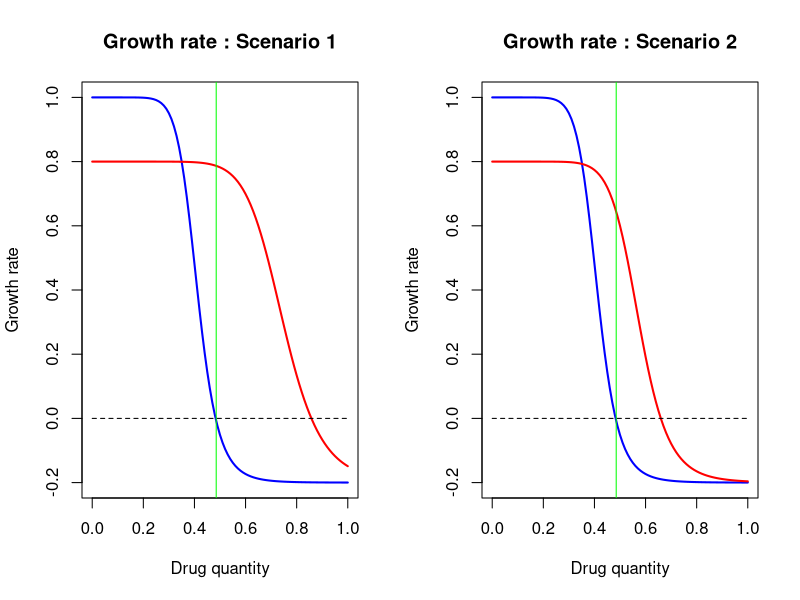
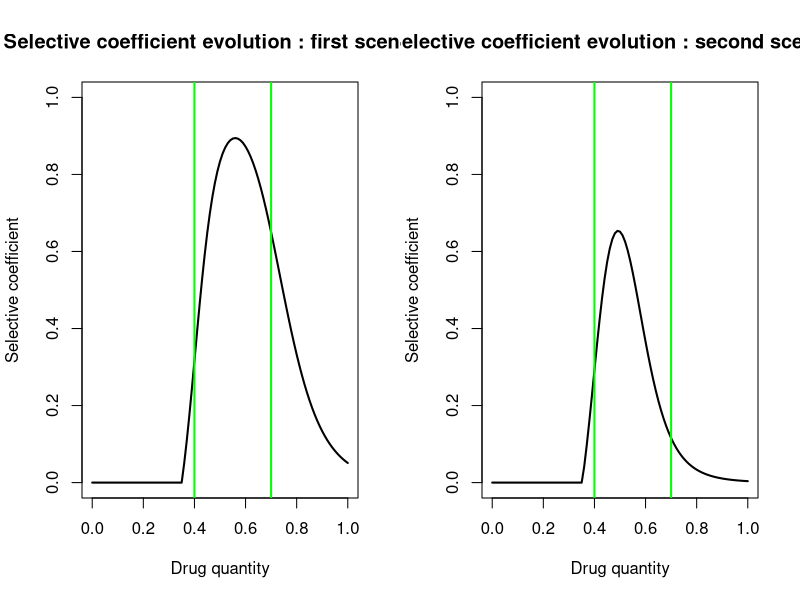
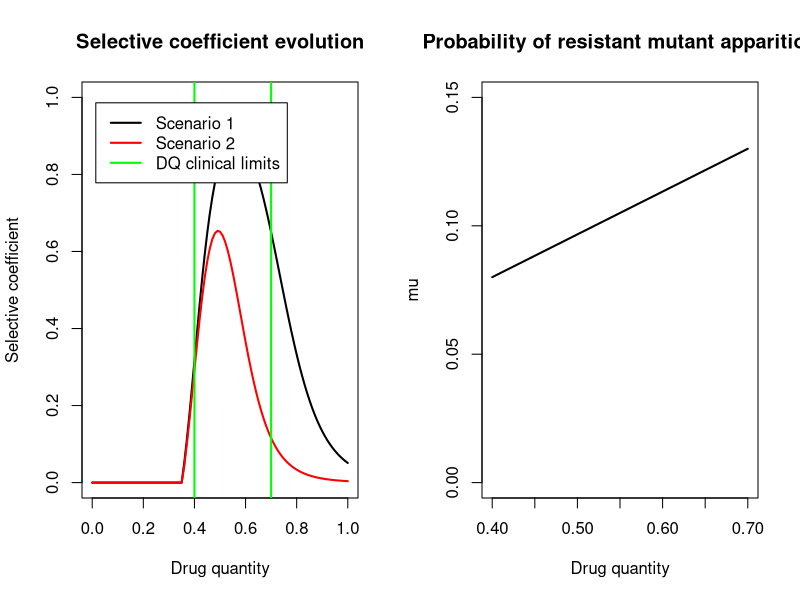
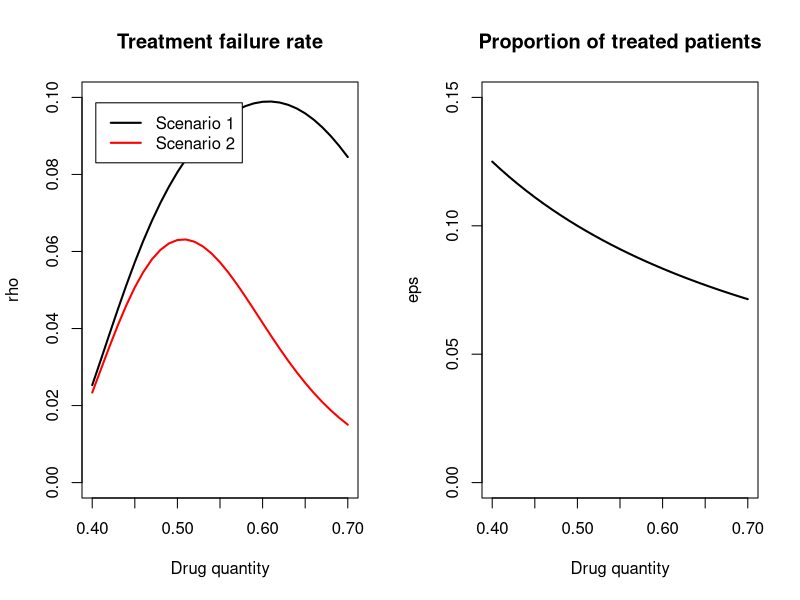
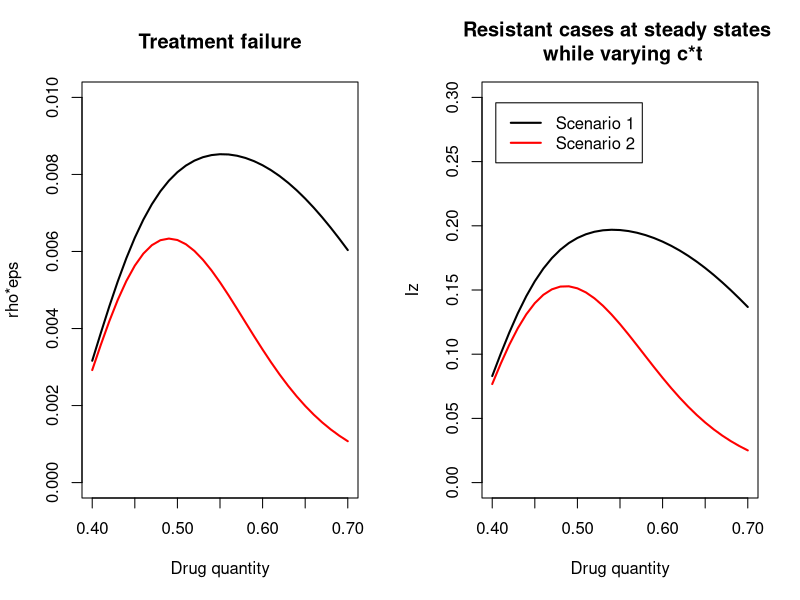
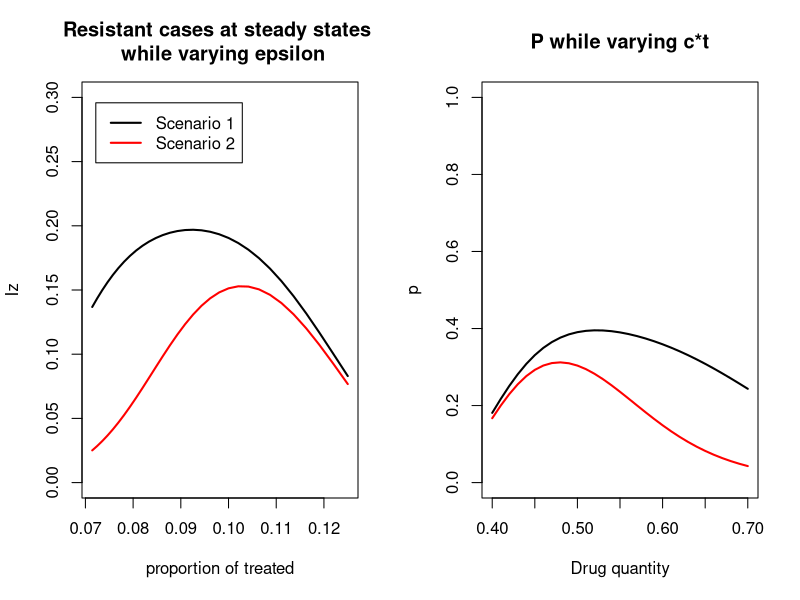
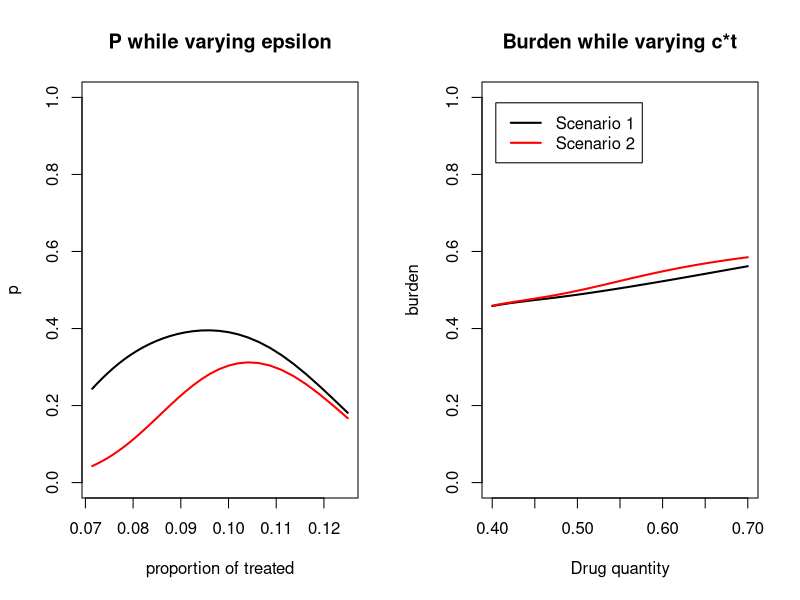
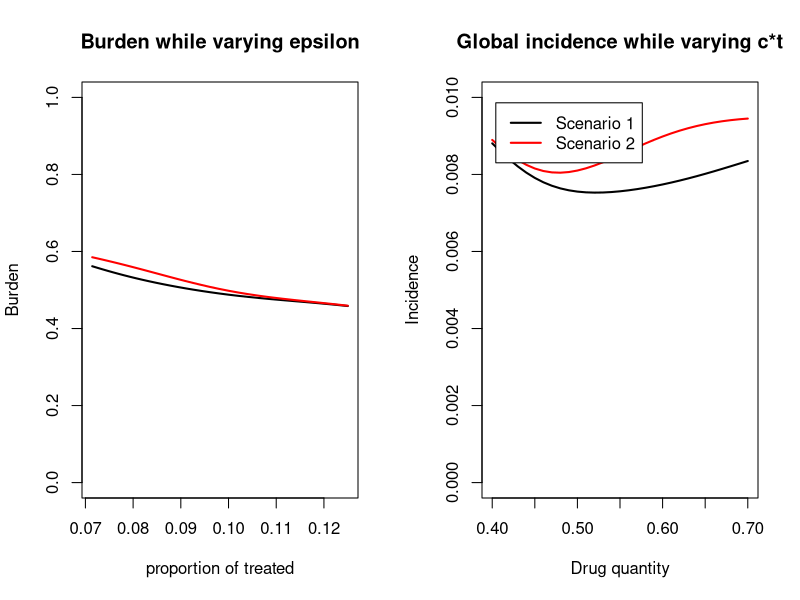

R code for these plots, in order:
## ---- chunk 1
library(plyr)

#per capita maximum growth rate of sensitive bact
max_sens_gr <- 1 

#per capita maximum growth rate of resistant bact
max_res_gr <- 0.8
max_res_gr2 <- 0.8
#per capita minimum growth rate of sensitive bact
min_sens_gr <- -0.2

#per capita minimum growth rate of res bact
min_res_gr <- -0.2
min_res_gr2 <- -0.2
#minimum inhibitory concentration of sen bact

mic_sens <- 0.35
#minimum inhibitory concentration of res bact

mic_res <- 0.65
mic_res2 <- 0.5
#slope for sens bact
kappa_sens <- 10

#slope for res bact  

kappa_res <- 10
kappa_res2 <- 10

param_sens <- c(max_sens_gr, min_sens_gr, mic_sens, kappa_sens)

param_res <- c(max_res_gr, min_res_gr, mic_res, kappa_res)
param_res2 <- c(max_res_gr2, min_res_gr2, mic_res2, kappa_res2)

#mutant emergence probability : we consider that if the amount of applied atb increases, the probability of resistant mutant apparition increases linearly
max_mu <- 0.13
min_mu <- 0.08
max_dot <- 10
min_dot <- 1

#range of intervention - cl=lowest clinically effective dose, cu maximum tolerable dose (toxicity)
cl=0.40
cu=0.70
n_values=(cu-cl)*100+1

drug_quantities <- seq(cl, cu, length.out = n_values )

AMU = 0.05

prop_treated <- AMU/drug_quantities


#selection of corresponding borders in sel_coef vector

lowbound=cl*100+1
highbound=cu*100+1



x <- seq(0,1,by=0.01)
zoom <- 1
## ---- chunk 2



growth = function(x, maxv, minv, micv, slopev) {
  y <- maxv - ((maxv - minv)*(x/micv)^slopev)/((x/micv)^slopev - maxv/minv)
  return(y)
}

## ---- chunk 3


gr_sens <- lapply(x, growth, max_sens_gr, min_sens_gr, mic_sens, kappa_sens)

gr_res <- lapply(x, growth, max_res_gr, min_res_gr, mic_res, kappa_res)

gr_res2 <- lapply(x, growth, max_res_gr2, min_res_gr2, mic_res2, kappa_res2)

MIC <- sum(gr_sens>0)/length(gr_sens)
MICres <- sum(gr_res>0)/length(gr_res)
MICres2 <- sum(gr_res2>0)/length(gr_res2)
## ---- chunk 4
par(mfrow=c(1,2))

plot(x, gr_sens, main="Growth rate : Scenario 1", xlab="Drug quantity", ylab="Growth rate", ylim=c(-0.2,1), lwd=2, type="l", col='blue')

lines(x, gr_res, type='l', col='red', lwd=2)

lines(x, rep(0, length(x)), type='l', col='black', lwd=1, lty=2)
abline(v=MIC, col='green')


plot(x, gr_sens, main="Growth rate : Scenario 2", xlab="Drug quantity", ylab="Growth rate", ylim=c(-0.2,1), lwd=2, type="l", col='blue')

lines(x, gr_res2, type='l', col='red', lwd=2)

lines(x, rep(0, length(x)), type='l', col='black', lwd=1, lty=2)
abline(v=MIC, col='green')

## ---- chunk 5
gr_sens <- unlist(gr_sens)
gr_res <- unlist(gr_res)
gr_res2 <- unlist(gr_res2)

sel_coef <- gr_res - gr_sens
sel_coef2 <- gr_res2 - gr_sens

sel_coef[which(sel_coef<0)] <- 0
sel_coef2[which(sel_coef2<0)] <- 0


minSC <- sum(sel_coef==0)/length(sel_coef)

plot(x, sel_coef, main="Selective coefficient evolution : first scenario", xlab="Drug quantity", ylab="Selective coefficient", ylim=c(0,1), lwd=2, type="l", col='black')
abline(v=cl, col='green', lw=2)
abline(v=cu, col='green', lw=2)

plot(x, sel_coef2, main="Selective coefficient evolution : second scenario", xlab="Drug quantity", ylab="Selective coefficient", ylim=c(0,1), lwd=2, type="l", col='black')
abline(v=cl, col='green', lw=2)
abline(v=cu, col='green', lw=2)


plot(x, sel_coef, main="Selective coefficient evolution", xlab="Drug quantity", ylab="Selective coefficient", ylim=c(0,1), lwd=2, type="l", col='black')
lines(x, sel_coef2, col='red', lwd=2)

abline(v=cl, col='green', lw=2)
abline(v=cu, col='green', lw=2)

legend("topleft" , inset=.05, c("Scenario 1", "Scenario 2", "DQ clinical limits"), lty=c(1,1,1), lwd=c(2,2,2), col=c('black', 'red','green'))


## ---- chunk 6
mu_prob <- seq(min_mu, max_mu, length.out = n_values)
doses <- seq(cl, cu, length.out = n_values)

plot(doses, mu_prob, main="Probability of resistant mutant apparition", xlab="Drug quantity", ylab="mu", ylim=c(0,0.15), lwd=2, type="l", col='black')

## ---- chunk 7
sel_sel_coef <- sel_coef[lowbound:highbound]
sel_sel_coef2 <- sel_coef2[lowbound:highbound]

rho1 <- sel_sel_coef*mu_prob
rho2 <- sel_sel_coef2*mu_prob

plot(doses, rho1, main="Treatment failure rate", xlab="Drug quantity", ylab="rho", lwd=2, type="l", col='black', ylim=c(0, 0.10))

lines(doses, rho2, type='l', col='red', lwd=2)

legend("topleft" , inset=.05, c("Scenario 1", "Scenario 2"), lty=c(1,1), lwd=c(2,2), col=c('black', 'red'))
## ---- chunk 8

plot(doses, prop_treated, main="Proportion of treated patients", xlab="Drug quantity", ylab="eps", ylim=c(0,0.15), lwd=2, type="l", col='black')

## ---- chunk 9
treat_fail <- rho1*prop_treated
treat_fail2 <- rho2*prop_treated

plot(doses, treat_fail, main="Treatment failure", xlab="Drug quantity", ylab="rho*eps", lwd=2, type="l", col='black', ylim=c(0, 0.01))

lines(doses, treat_fail2, type='l', col='red', lwd=2)

## ---- chunk 10

library(deSolve)


options("scipen" = 10)

# initial state:
N <- 1
prop <- 0.01 #initial value of Iw and Iz

# time:
a <- 4000 #time span
m <- 1 #time step

# parameters
pbeta_w <- 0.04 #transmission parameter of Iw
pbeta_z <- 0.015 #transmission parameter of Iz

pgammaa <- 0.01 #innate recovery rate
pgamma_tilt <- 0.1 #recovery rate of Iw when treated by antibiotics



## ---- chunk 11

varying_par <- cbind(prop_treated, rho1)
varying_par2 <- cbind(prop_treated, rho2)


parameters <- c(beta_w=pbeta_w, beta_z=pbeta_z, gamma=pgammaa, gamma_prim=pgamma_tilt, eps=0, rho=0)

state <- c(S=1-2*prop, Iw=prop, Iz=prop, new_Iz=0, new_Iw=0)

times=seq(0, a, by=m)

SIS=function(times, state, parameters){
  with(as.list(c(state,parameters)),
       {dS = - beta_w*Iw*S - beta_z*Iz*S + gamma*(1-eps)*Iw + gamma_prim*eps*Iw + gamma*Iz
        dIw = beta_w*Iw*S + (1-eps)*beta_w*Iw*Iz - eps*beta_z*Iz*Iw - rho*eps*Iw - gamma*(1-eps)*Iw - gamma_prim*eps*Iw
        dIz = beta_z*Iz*S + eps*beta_z*Iz*Iw + rho*eps*Iw - (1-eps)*beta_w*Iw*Iz - gamma*Iz
        dnewIw = beta_w*Iw*S
        dnewIz = beta_z*Iz*S
        list(c(dS, dIw, dIz, dnewIw, dnewIz))
       })
}

calc_fun = function(x) {
  parameters[5] <- x[1]
  parameters[6] <- x[2]
  out=as.data.frame(
  ode(y=state, times=times, func=SIS, parms=parameters))
  return(out)
}



## ---- chunk 12

out <- do.call(cbind, apply(varying_par, 1 , calc_fun))

out2 <- do.call(cbind, apply(varying_par2, 1 , calc_fun))

## ---- chunk 13

niz <- seq(4, ncol(out), by=6)
niw <- seq(3, ncol(out), by=6)
inciw <- seq(5, ncol(out), by=6)
inciz <- seq(6, ncol(out), by=6)

iz_steady <- out[nrow(out),niz]
iz_steady2 <- out2[nrow(out),niz]

iw_steady <- out[nrow(out),niw]
iw_steady2 <- out2[nrow(out),niw]

inciw_steady <- out[,inciw]
inciw_steady2 <- out2[,inciw]

inciz_steady <- out[,inciz]
inciz_steady2 <- out2[,inciz]

p <- iz_steady/(iz_steady+iw_steady)
p2 <- iz_steady2/(iz_steady2+iw_steady2)

burden <- iz_steady+iw_steady
burden2 <- iz_steady2+iw_steady2

## ---- chunk 14
incid = function(x, zoom) {
  der <- rep(0, length(x))
  for (i in 2:length(x)) {
    der[i] <- x[i]-x[i-1]
  }
  return(der)
}

NewIz <- apply(inciz_steady, 2, incid, zoom)
NewIz2 <- apply(inciz_steady2, 2, incid, zoom)

NewIw <- apply(inciw_steady, 2, incid, zoom)
NewIw2 <- apply(inciw_steady2, 2, incid, zoom)

newiz_ss <- NewIz[nrow(NewIz),]
newiz_ss2 <- NewIz2[nrow(NewIz2),]

newiw_ss <- NewIw[nrow(NewIw),]
newiw_ss2 <- NewIw2[nrow(NewIw2),]
## ---- chunk 15
plot(doses, iz_steady, main="Resistant cases at steady states \n while varying c*t", xlab="Drug quantity", ylab="Iz", ylim=c(0,0.30), lwd=2, type="l", col='black')

lines(doses, iz_steady2, type='l', col='red', lwd=2)

legend("topleft" , inset=.05, c("Scenario 1", "Scenario 2"), lty=c(1,1), lwd=c(2,2), col=c('black', 'red'))

plot(prop_treated, iz_steady, main="Resistant cases at steady states \n while varying epsilon", xlab="proportion of treated", ylab="Iz", ylim=c(0,0.30), lwd=2, type="l", col='black')

lines(prop_treated, iz_steady2, type='l', col='red', lwd=2)

legend("topleft" , inset=.05, c("Scenario 1", "Scenario 2"), lty=c(1,1), lwd=c(2,2), col=c('black', 'red'))

## ---- chunk 16
plot(doses, p, main="P while varying c*t", xlab="Drug quantity", ylab="p", ylim=c(0,1), lwd=2, type="l", col='black')

lines(doses, p2, type='l', col='red', lwd=2)


plot(prop_treated, p, main="P while varying epsilon", xlab="proportion of treated", ylab="p", ylim=c(0,1), lwd=2, type="l", col='black')

lines(prop_treated, p2, type='l', col='red', lwd=2)

## ---- chunk 17
plot(doses, burden, main="Burden while varying c*t", xlab="Drug quantity", ylab="burden", ylim=c(0,1), lwd=2, type="l", col='black')

lines(doses, burden2, type='l', col='red', lwd=2)

legend("topleft" , inset=.05, c("Scenario 1", "Scenario 2"), lty=c(1,1), lwd=c(2,2), col=c('black', 'red'))

plot(prop_treated, burden, main="Burden while varying epsilon", xlab="proportion of treated", ylab="Burden", ylim=c(0,1), lwd=2, type="l", col='black')

lines(prop_treated, burden2, type='l', col='red', lwd=2)

## ---- chunk 18
newcase <- newiw_ss+newiz_ss
newcase2 <- newiw_ss2+newiz_ss2


plot(doses, newcase, main="Global incidence while varying c*t", xlab="Drug quantity", ylab="Incidence", ylim=c(0,0.01), lwd=2, type="l", col='black')

lines(doses, newcase2, type='l', col='red', lwd=2)

legend("topleft" , inset=.05, c("Scenario 1", "Scenario 2"), lty=c(1,1), lwd=c(2,2), col=c('black', 'red'))

plot(prop_treated, newcase, main="Global incidence while varying epsilon", xlab="proportion of treated", ylab="Incidence", ylim=c(0,0.01), lwd=2, type="l", col='black')

lines(prop_treated, newcase2, type='l', col='red', lwd=2)

## ---- chunk 19
p_real <- newiz_ss/(newiw_ss+newiz_ss)
p_real2 <- newiz_ss2/(newiw_ss2+newiz_ss2)


plot(doses, p_real, main="Reported resistant ratio", xlab="Drug quantity", ylab="p", ylim=c(0,0.2), lwd=2, type="l", col='black')

lines(doses, p_real2, type='l', col='red', lwd=2)

legend("bottomleft" , inset=.05, c("Scenario 1", "Scenario 2"), lty=c(1,1), lwd=c(2,2), col=c('black', 'red'))

plot(prop_treated, p_real, main="Reported resistant ratio", xlab="proportion of treated", ylab="p", ylim=c(0,0.2), lwd=2, type="l", col='black')

lines(prop_treated, p_real2, type='l', col='red', lwd=2)

legend("topleft" , inset=.05, c("Scenario 1", "Scenario 2"), lty=c(1,1), lwd=c(2,2), col=c('black', 'red'))
